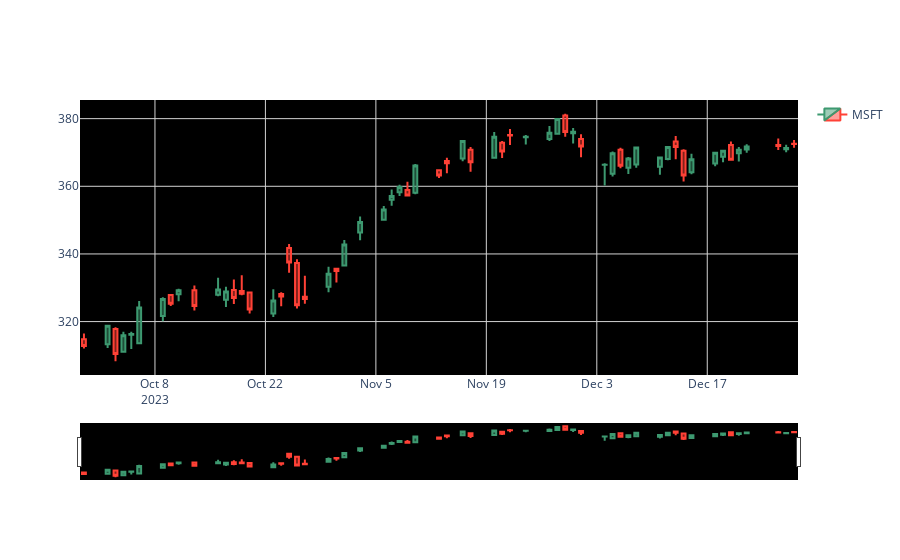

Here is the notebook cell this chart was saved with:
### Code cell
layout = Layout(paper_bgcolor='rgba(0,0,0,0)',
                plot_bgcolor='black',
                height=600)

graph = {
    'x': df_60.index,
    'open': df_60.Open,
    'close': df_60.Close,
    'high': df_60.High,
    'low': df_60.Low,
    'type': 'candlestick',
    'name': 'MSFT',
    'showlegend': True
}

fig = graph_objects.Figure(data=[graph], layout_title='', layout=layout)

fig.update_xaxes(showgrid=True, gridwidth=1, gridcolor='LightGrey')
fig.update_yaxes(showgrid=True, gridwidth=1, gridcolor='LightGrey')

fig
